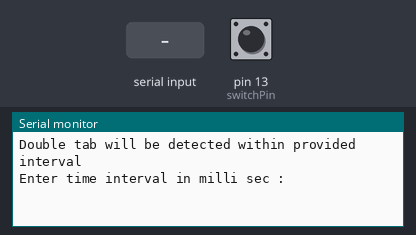
Recording of a sketch running on a simulated Arduino Uno, built with avr-gcc and run on an emulated ATmega328P. On the bench: the last lines printed to the serial monitor. Inputs (shaded band) come from the test bench; at power-on: pin 13 (switchPin) LOW.

Above: at 1.2 s.
1.3 s: "90,45\n" received over Serial
At 2.0 s:
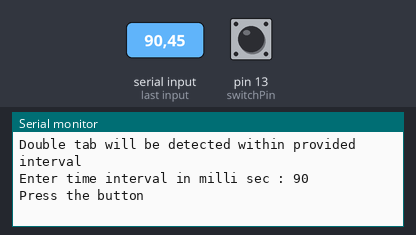
2.8 s: pin 13 (switchPin) pulled HIGH for 0.15 s
At 3.02 s:
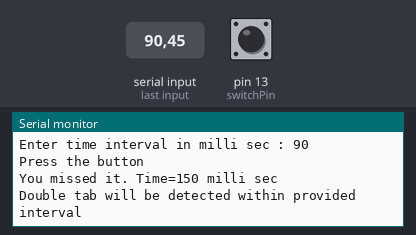
4.4 s: pin 13 (switchPin) pulled HIGH for 1 s
At 6.9 s:
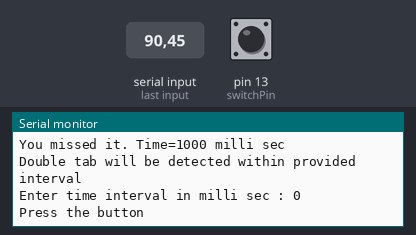

Measured:
- after the input at 1.3 s, the serial monitor: prints a new line at once (image 1)
- after the input at 2.8 s, the serial monitor: prints a new line after 0.15 s (image 2)
- after the input at 4.4 s, the serial monitor: prints a new line after 1.0 s (image 3)

The sketch:

Doulbe_tap_arduino.ino
```cpp
const char switchPin=13;
unsigned int timeInterval=0;
unsigned long currentTime=0;

void setup() {
  pinMode(switchPin,INPUT);
  Serial.begin(9600);
}

void printTime(){
  Serial.print(millis()-currentTime);
  Serial.println(" milli sec");
  Serial.println();
}

void detectDoubleTab(){
  Serial.println("Press the button");
  while(!digitalRead(switchPin));        //wait till switch is pressed.
  currentTime=millis();    //timer starts.
  while(digitalRead(switchPin));         //wait till first press is released.
  if(currentTime+timeInterval<millis()) {
    Serial.print("You missed it. Time=");
    printTime();
    return 0;
  }
  else {
    Serial.print("First tab detected at ");
    Serial.print(millis()-currentTime);
    Serial.println(" milli sec");
  }
  while(currentTime+timeInterval>=millis()){
    if(digitalRead(switchPin)){          //detect second press.
      while(digitalRead(switchPin));     //wait till second press is released.
      if(currentTime+timeInterval>=millis()){
        Serial.print("Double tap detected at ");
        printTime();
        return 0;
      }
      else {
        Serial.print("You missed it. Time=");
        printTime();
        return 0;
      }
    }
  }
  Serial.print("You missed it. Time=");
  printTime();
}

void loop() {
  Serial.println("Double tab will be detected within provided interval");
  Serial.print("Enter time interval in milli sec : ");
  while(!Serial.available());
  timeInterval=Serial.parseInt();
  Serial.println(timeInterval);
  detectDoubleTab();
  Serial.println();
}
```
